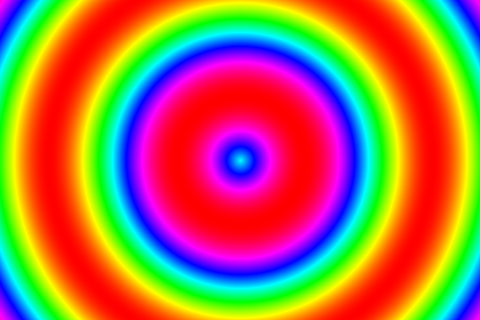
Frame 1 (no input)
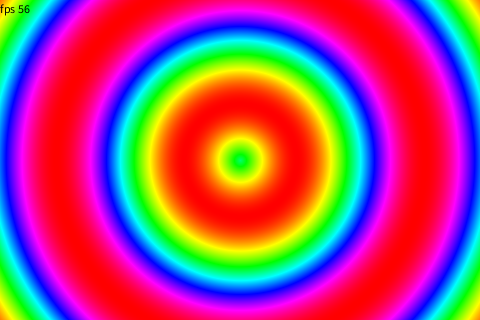
Frame 60 (the mouse pressed at the canvas centre just before this capture)
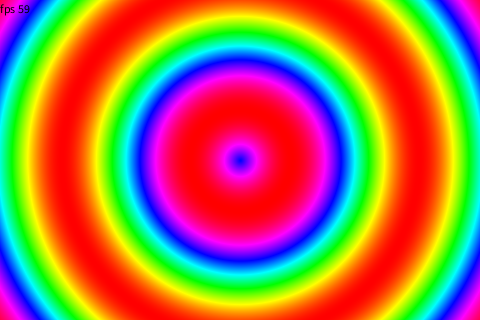
Frame 120 (the mouse held since frame 60 and released just before this capture)

The Processing sketch that drew these frames (run headless with seeded random() and noise(); from frame 60 on, the mouse is pressed at the canvas centre):

// Processing sketch: plasma1
// ── plasma1.pde
// Boiler plate
// version: 0.1 - NH

Boolean showfps=true;
String fps="";

float v, c, cx, cy, t;
int x, y;

void setup() {
  //frameRate(60);
  size(480, 320);
  smooth();
  colorMode(HSB);
  t=0;
}

void draw() {
  loadPixels();
  for (y=0; y < height; y++) {
    for (x=0; x < width; x++) {
      v=0;
      //vertical bars
      //v += sin(x/40.74 +t);
      //Circles
      v += sin(dist(x, y, width/2, height/2)/40.74 + t);
      v = map(v, -1, 1, 0, 255);
      pixels[x + y * width] = color(v, 255, 255);
    }
  }
  updatePixels();
  t=t-0.05;
  if (showfps==true) {
    if (frameCount % 60 == 0) {
      fps="fps "+ int(frameRate);
    }
    textSize(12);
    fill(200, 200, 0);
    text(fps, 0, 13);
  }
}
